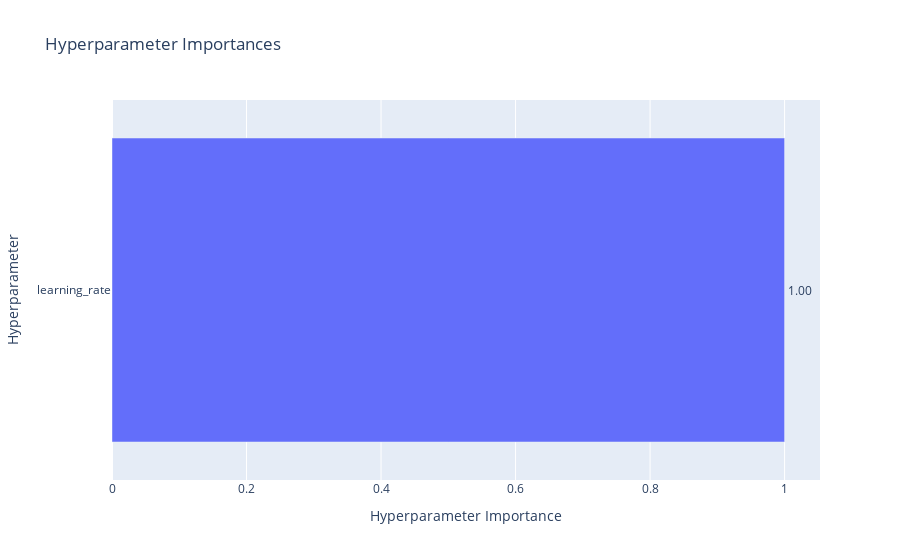

The notebook cell this image was saved under:
### Code cell
import plotly
import nbformat
optuna.visualization.plot_param_importances(study).show()

### Figure 1 — Plotly figure (JSON) as saved in the notebook; plotly's stock layout.template omitted (floating-point values rounded to 4 significant figures)
{"data": [{"cliponaxis": false, "hovertemplate": ["learning_rate (FloatDistribution): 1.0<extra></extra>"], "name": "Objective Value", "orientation": "h", "text": ["1.00"], "textposition": "outside", "type": "bar", "x": [1], "y": ["learning_rate"]}], "layout": {"title": {"text": "Hyperparameter Importances"}, "xaxis": {"title": {"text": "Hyperparameter Importance"}}, "yaxis": {"title": {"text": "Hyperparameter"}}}}
